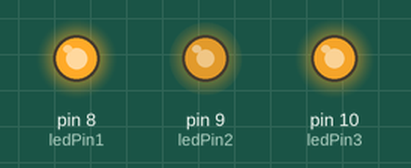
The sketch below on a simulated Arduino Uno, built with avr-gcc and run on an emulated ATmega328P. On the bench: output pins drawn as LEDs (lit = HIGH). Random numbers use the default seed unless the sketch sets one.

Above: at 0.37 s.
At 6.74 s:
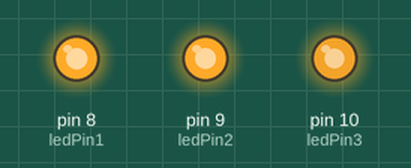
At 13.67 s:
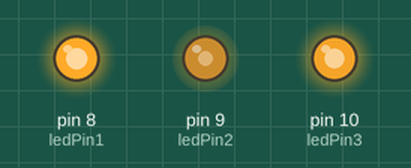
At 20.73 s:
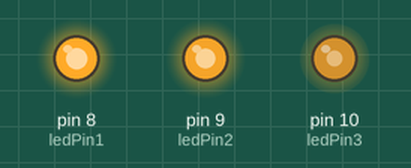
At 39.03 s:
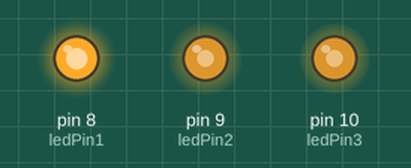
Timing chart, 0 to 40.0 s (numbered marks = the images above):
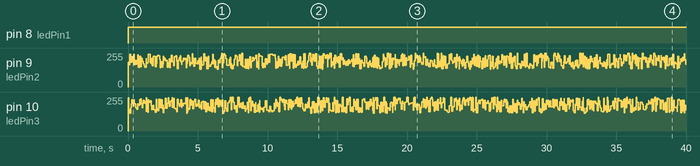

Measured:
- by itself, pin 8 (ledPin1): LOW → HIGH at 0.00 s

The sketch:

Project09.ino
```cpp
// Project 9 - LED Fire Effect
int ledPin1 = 8;
int ledPin2 = 9;
int ledPin3 = 10;

void setup()
{
  pinMode(ledPin1, OUTPUT);
  pinMode(ledPin2, OUTPUT);
  pinMode(ledPin3, OUTPUT);
}

void loop()
{
  analogWrite(ledPin1, random(120)+135);
  analogWrite(ledPin2, random(120)+135);
  analogWrite(ledPin3, random(120)+135);
  delay(random(100));
}
```
